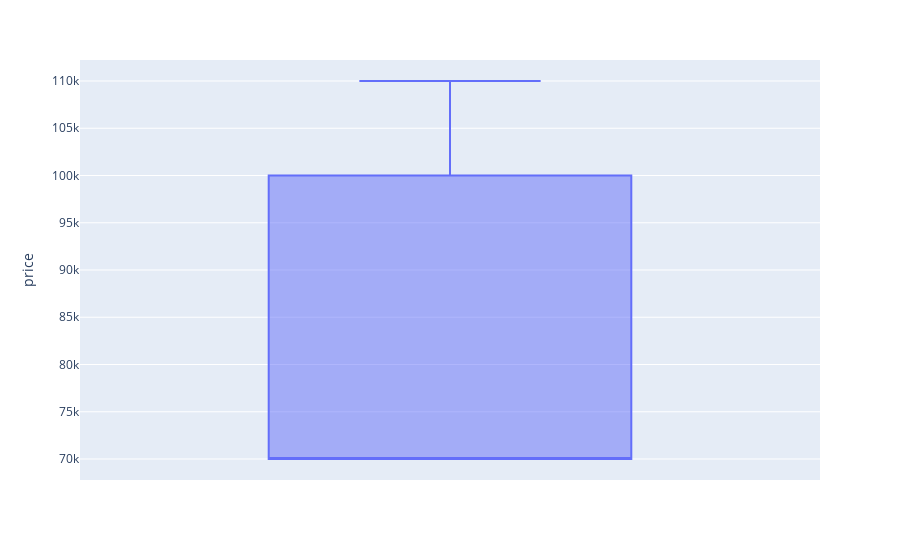

The notebook cell saved with this chart:
### Code cell
get_box_plot(processed_df, plot_parameter="price", numBedrooms=2, category="apartment", location="Bandra East", Status="Semi-Furnished").show()

### Figure 1 — Plotly figure (JSON) as saved in the notebook; plotly's stock layout.template omitted (floating-point values rounded to 4 significant figures)
{"data": [{"alignmentgroup": "True", "hovertemplate": "price=%{y}<extra></extra>", "legendgroup": "", "marker": {"color": "#636efa"}, "name": "", "notched": false, "offsetgroup": "", "orientation": "v", "showlegend": false, "type": "box", "x0": " ", "xaxis": "x", "y": [110000, 70000, 70000], "y0": " ", "yaxis": "y"}], "layout": {"boxmode": "group", "legend": {"tracegroupgap": 0}, "margin": {"t": 60}, "xaxis": {"anchor": "y", "domain": [0, 1]}, "yaxis": {"anchor": "x", "domain": [0, 1], "title": {"text": "price"}}}}
